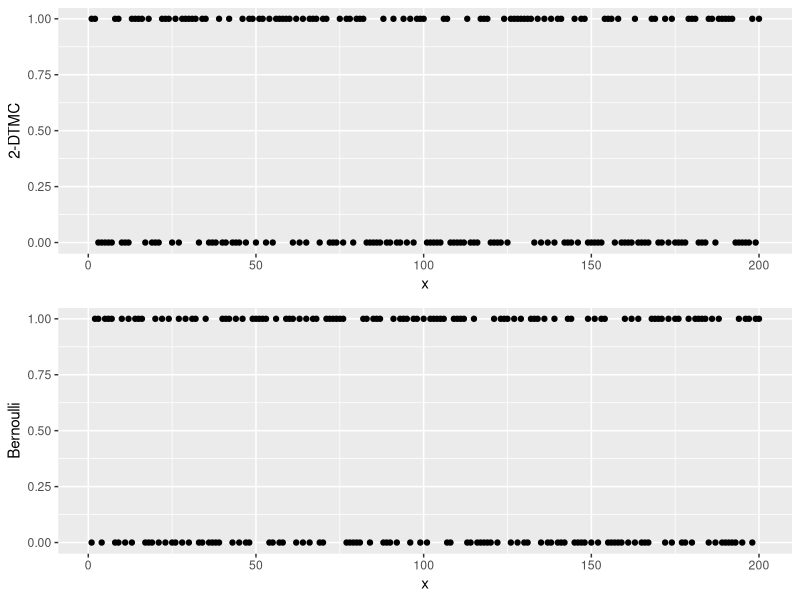
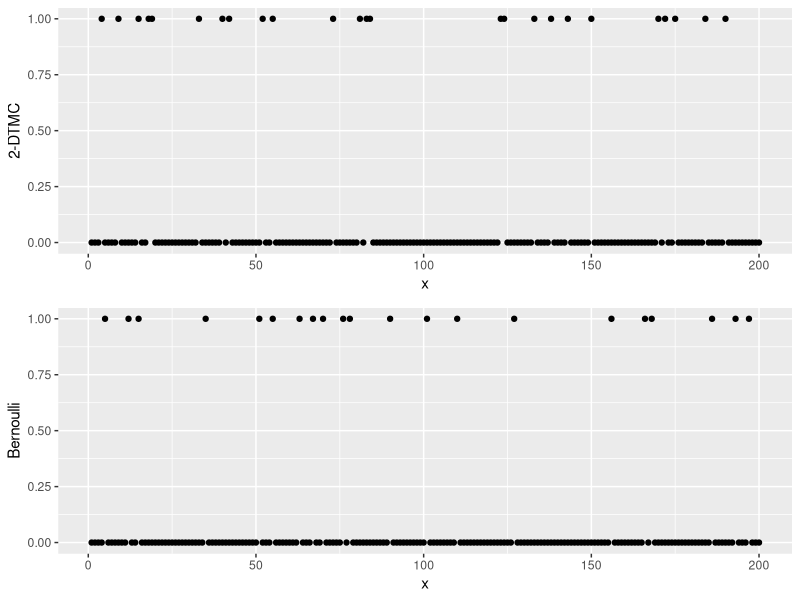
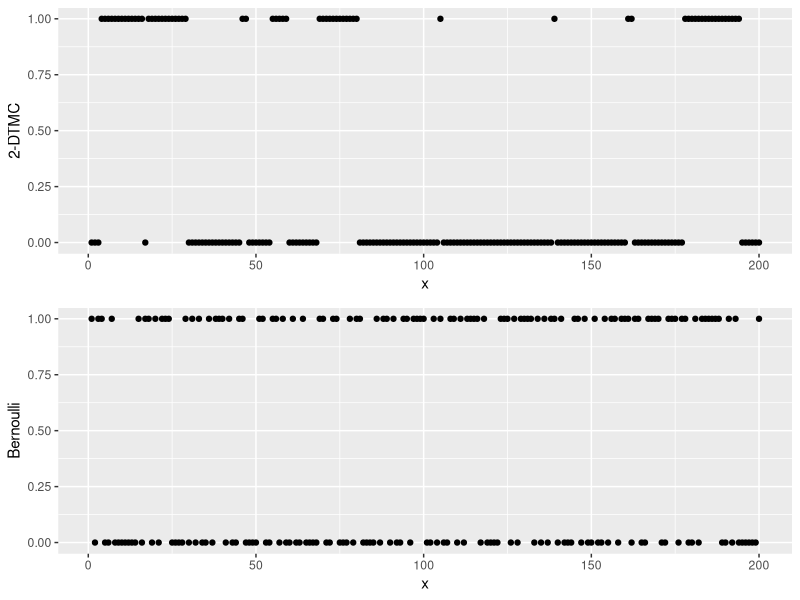
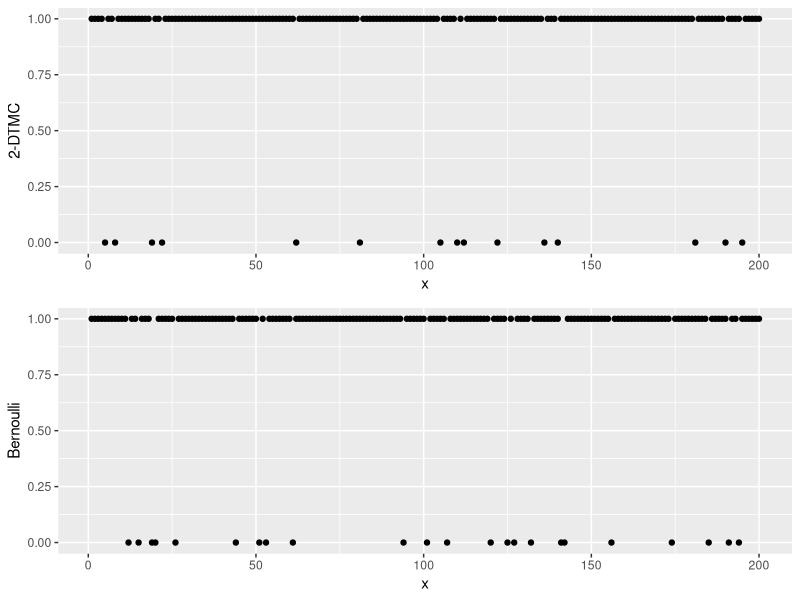

Reproduce these figures in R, in order.
library(ggplot2)
library(gridExtra)

simulate <- function(alpha, beta, output_file) {
  # 2-DTMC transition matrix
  p <- matrix(
    c(
      c(alpha, 1 - alpha),
      c(beta, 1 - beta)
    ),
    nrow = 2,
    ncol = 2,
    byrow = TRUE
  )

  # DTMC mean
  p_avg <- p[1, 2] / (1 + p[2, 1] - p[1, 1])

  points_len <- 200

  # 2-DTMC simulation
  points1 <- c()
  current_state <- 0
  for (i in 1:points_len) {
    # Extracts probability of transition to same state
    prob <- p[current_state + 1, current_state + 1]

    # Changes state if no success
    if (rbinom(1, 1, prob) == 0) {
      current_state <- (current_state + 1) %% 2
    }

    points1[length(points1) + 1] <- current_state
  }

  # Bernoulli process simulation
  points2 <- lapply(1:points_len, function(...) rbinom(1, 1, p_avg))
  points2 <- unlist(points2)

  # Organize into data frames
  data1 <- data.frame(x = seq_along(points1), y = points1)
  data2 <- data.frame(x = seq_along(points2), y = points2)

  p1 <- ggplot(data1) +
    geom_point(aes(.data$x, .data$y)) +
    scale_y_continuous("2-DTMC")
  p2 <- ggplot(data2) +
    geom_point(aes(.data$x, .data$y)) +
    scale_y_continuous("Bernoulli")
  p3 <- grid.arrange(p1, p2, ncol = 1)
  ggsave(p3, file = output_file, device = "svg")
}

set.seed(0)
pdf(NULL)
simulate(0.1, 0.1, "images/1a (α=0.1, β=0.1).svg")
simulate(0.5, 0.5, "images/1a (α=0.5, β=0.5).svg")
simulate(0.9, 0.9, "images/1a (α=0.9, β=0.9).svg")
simulate(0.9, 0.1, "images/1b (α=0.9, β=0.1).svg")
